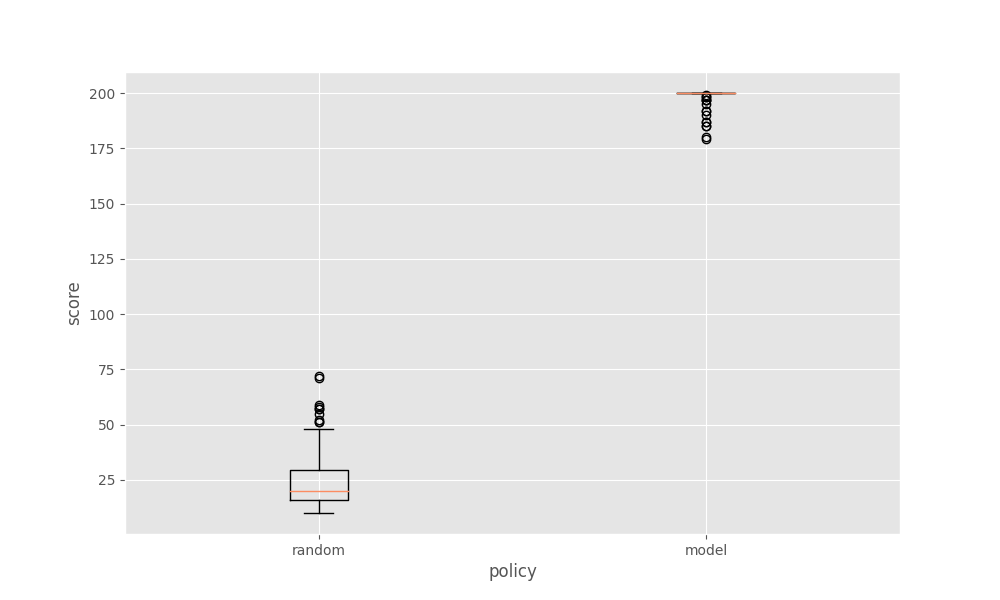

The Python source for this figure:
import numpy as np
import gym
import torch
from model import Net
from Cartpole import ENV
import argparse
import matplotlib.pyplot as plt
import seaborn as sns
import warnings
from tqdm import tqdm

model_path = "/home/mukai/params/run_Ape-X_CartPole_2022-01-18_19-8"
device = torch.device('cuda:0' if torch.cuda.is_available() else 'cpu')



parser = argparse.ArgumentParser(description="Test parameter")
parser.add_argument("--random", action="store_true", help="action randam select")
parser.add_argument("--model" , type=str, default="040", help="model number")
args = parser.parse_args()

Model = Net()
if not args.random:
    Model.load_state_dict(torch.load(f"{model_path}/model_step_{args.model}.pth"))

env = gym.make(ENV)

def decide_action(state: torch.Tensor) -> int:
    
    Model.eval()
    state.to(device)
    if args.random:
        output = env.action_space.sample()
    else:
        output = Model(state).max(1)[1].view(1, 1).to("cpu").item()
    
    return output

if __name__=="__main__":

    plt.style.use("ggplot")
    sns.set_palette('Set2')
    warnings.filterwarnings('ignore')
    score_model = []
    score_random = []
    for _ in tqdm(range(100)):
          for type in ["random", "model"]:
                total_reward = 0
                state = env.reset()
                state = torch.from_numpy(np.atleast_2d(state).astype(np.float32)).clone()
                while True:
                    #env.render()
                    action = decide_action(state) if type == "model" else env.action_space.sample()
                    next_state, reward, done, info = env.step(action)
                    total_reward += reward
                    if done and type == "random":
                         score_random.append(total_reward)
                         break
                    elif done and type == "model":
                         score_model.append(total_reward)
                         break
                    
                    state = torch.from_numpy(np.atleast_2d(next_state).astype(np.float32)).clone()
               
    #env.close()
    plt.figure(figsize=(10,6))
    plt.boxplot((score_random, score_model))
    plt.xlabel("policy")
    plt.ylabel("score")
    ax = plt.gca()
    plt.setp(ax,xticklabels = ['random','model'])
    plt.savefig("compare.png")